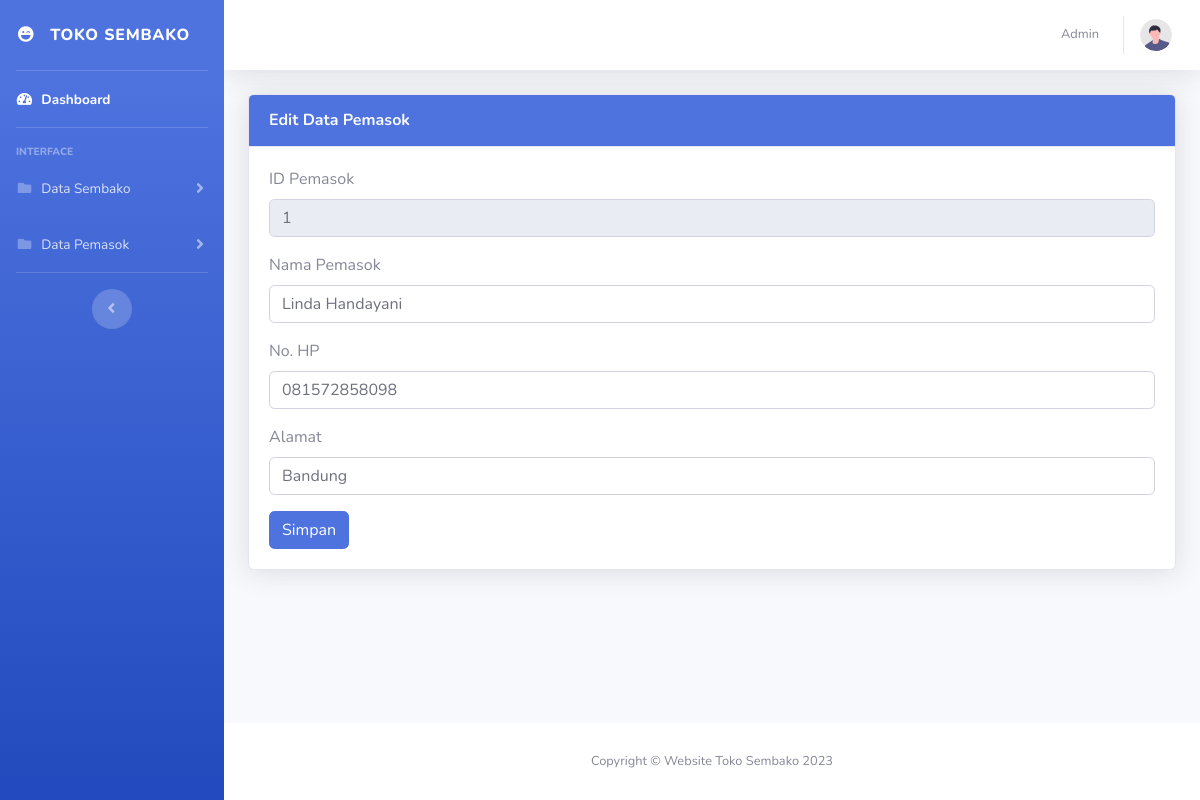
The page /pemasok/edit.php?id_pemasok=1 on the database as committed earlier.
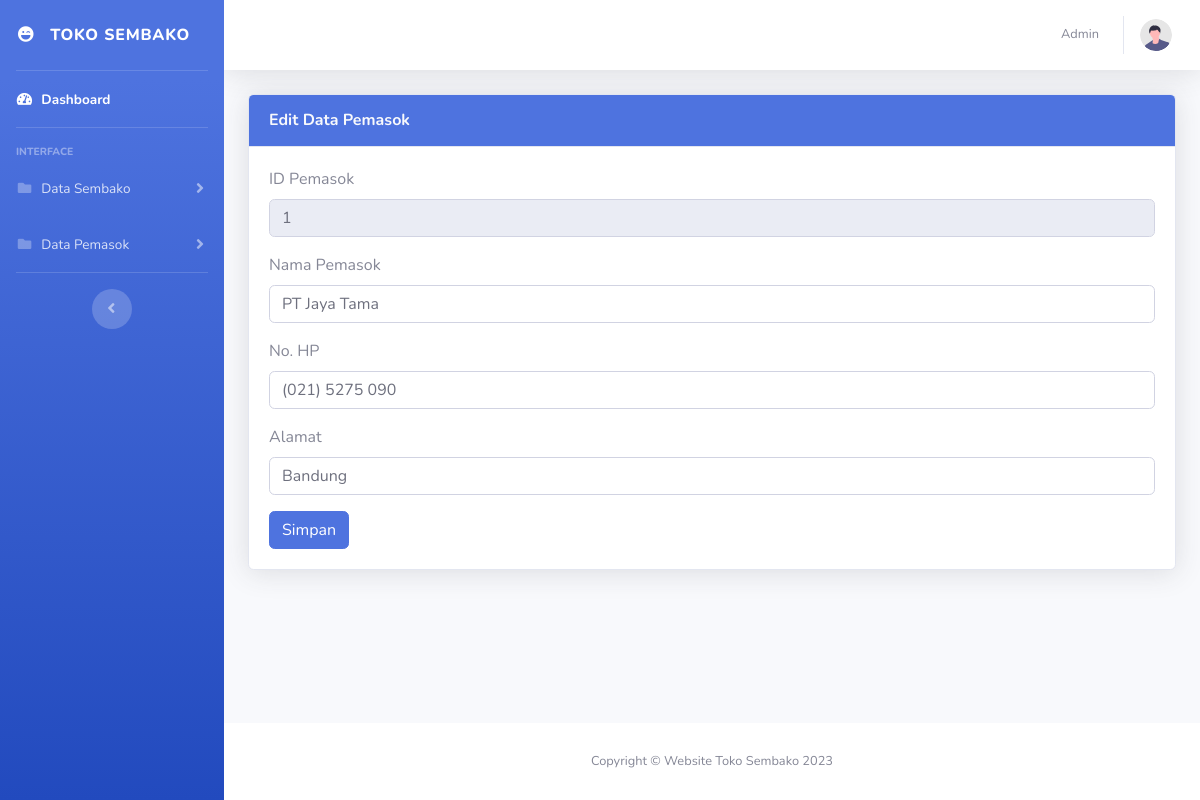
The same page on the database as committed later.
### tables this page shows
CREATE TABLE `pemasok` (
  `id_pemasok` int(11) NOT NULL,
  `nama_pemasok` varchar(255) NOT NULL,
  `no_hp` varchar(255) NOT NULL,
  `alamat` text NOT NULL
);

### pemasok/edit.php (the view, shortened to what the changed rows need)
<!DOCTYPE html>
<html lang="en">
<head>
    <link href="../vendor/fontawesome-free/css/all.min.css" rel="stylesheet" type="text/css">
    <link href="../css/sb-admin-2.min.css" rel="stylesheet">
    <link href="../vendor/datatables/dataTables.bootstrap4.min.css" rel="stylesheet">
</head>
<body id="page-top">
    <div id="wrapper">
        <div id="content-wrapper" class="d-flex flex-column">
            <div id="content">
                <div class="container-fluid">
                    <div class="card shadow mb-4">
                        <div class="card-body">
                            <?php
                            include '../koneksi.php';
                            $pemasok = mysqli_query($conn,"SELECT * from pemasok where id_pemasok='$_GET[id_pemasok]'");
                            while($p = mysqli_fetch_array($pemasok)){
                                $id_pemasok = $p["id_pemasok"];
                                $nama_pemasok = $p["nama_pemasok"];
                                $no_hp = $p["no_hp"];
                                $alamat = $p["alamat"];
                            }
                            ?>
                            <form action="proses_edit.php?id_pemasok=<?php echo $id_pemasok ?>" method="post" onsubmit="return validateForm()">
                                <div class="mb-3">
                                    <label for="id_pemasok" class="form-label">ID Pemasok</label>
                                    <input type="number" class="form-control" id="id_pemasok" name="id_pemasok" disabled value="<?php echo $id_pemasok ?>">
                                </div>
                                <div class="mb-3">
                                    <label for="nama_pemasok" class="form-label">Nama Pemasok</label>
                                    <input type="text" class="form-control" id="nama_pemasok" placeholder="Masukan nama pemasok" name="nama_pemasok" value="<?php echo $nama_pemasok ?>">
                                </div>
                                <div class="mb-3">
                                    <label for="no_hp" class="form-label">No. HP</label>
                                    <input type="tel" class="form-control" id="no_hp" placeholder="Masukan nomer handphone pemasok" name="no_hp" value="<?php echo $no_hp ?>">
                                </div>
                                <div class="mb-3">
                                    <label for="alamat" class="form-label">Alamat</label>
                                    <input type="text-area" class="form-control" id="alamat" placeholder="Masukan alamat pemasok" name="alamat" value="<?php echo $alamat ?>">
                                </div>
                            </form>
                        </div>
                    </div>
                </div>
            </div>
        </div>
    </div>
</body>
</html>

Rows that differ between the two databases and show on the page:
changed pemasok "Bandung": nama_pemasok "Linda Handayani" → "PT Jaya Tama"; no_hp "081572858098" → "(021) 5275 090"
